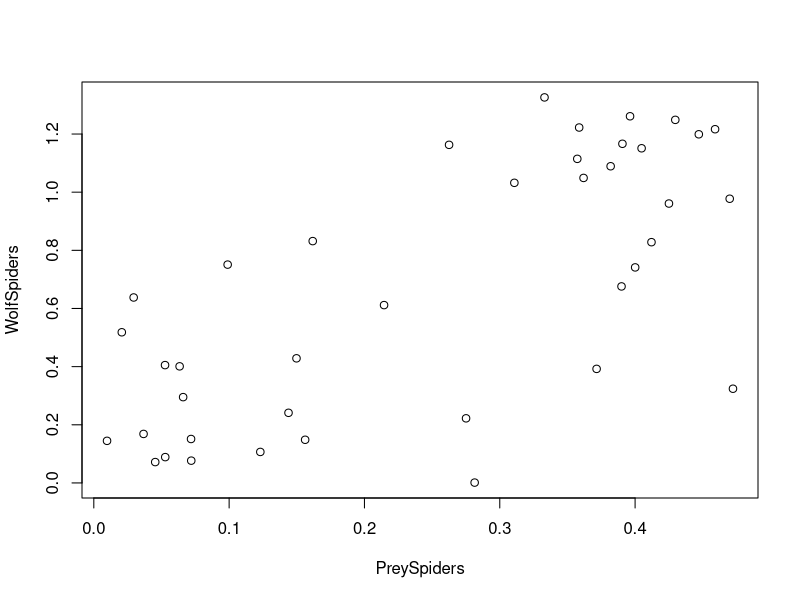

Write R code to recreate this figure.
## ---- chunk 1
knitr::opts_chunk$set(echo = TRUE)
library(readr)
library(ggplot2)
library(dplyr)
## ---- chunk 2
data <- read_csv("Lab Data/Lab1/Assign1a.csv")
res <- lm(data = data, WolfSpiders ~ PreySpiders)
summary(res)
anova(res)
plot <- plot(WolfSpiders ~ PreySpiders, data = data)
